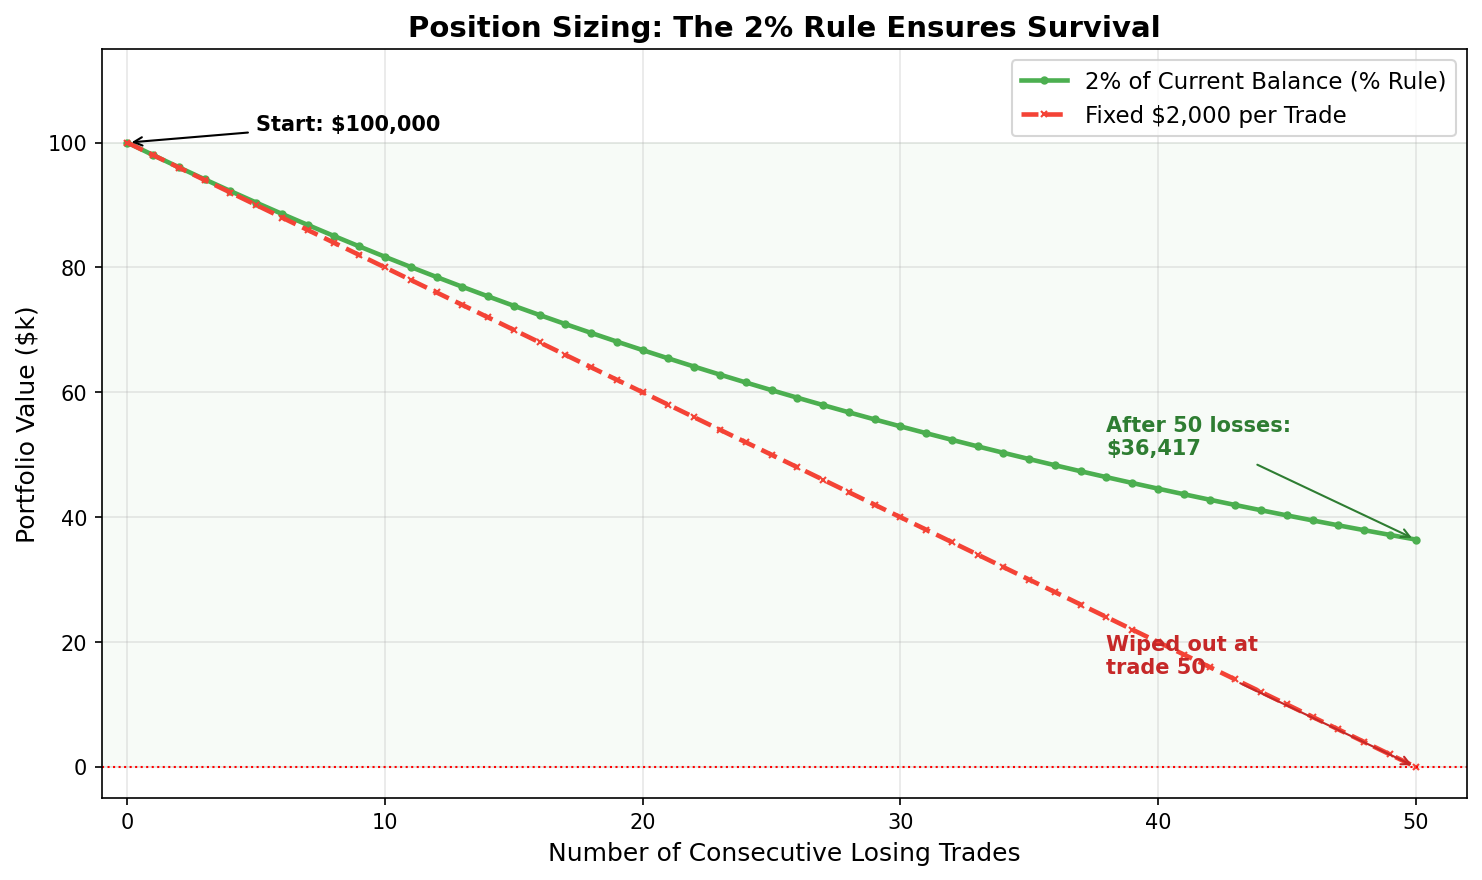

This chart was generated by the following Python code:
"""
Week 41 - Position Sizing: The 2% Rule
========================================
Demonstrates portfolio survival under the 2% risk-per-trade rule.
Starting with $100,000, each losing trade costs 2% of the *current*
balance. After 50 consecutive losses the portfolio still has ~$36k,
proving the rule's protective power.
Output: week41_position_sizing.png
"""

import matplotlib.pyplot as plt
import numpy as np
import os

# ---------------------------------------------------------------------------
# Simulation: 50 consecutive losing trades, risking 2% each time
# ---------------------------------------------------------------------------
initial_capital = 100_000
risk_per_trade = 0.02
num_trades = 50

balance = [initial_capital]
for i in range(num_trades):
    new_balance = balance[-1] * (1 - risk_per_trade)
    balance.append(new_balance)

trades = np.arange(0, num_trades + 1)
balance = np.array(balance)

# For comparison: fixed-dollar risk (2% of initial = $2,000 per trade)
fixed_risk = initial_capital * risk_per_trade  # $2,000
balance_fixed = initial_capital - trades * fixed_risk
balance_fixed = np.maximum(balance_fixed, 0)  # floor at zero

# ---------------------------------------------------------------------------
# Plot
# ---------------------------------------------------------------------------
fig, ax = plt.subplots(figsize=(10, 6))

# 2% of current balance (percentage-based)
ax.plot(trades, balance / 1000, marker="o", markersize=3, linewidth=2.2,
        color="#4CAF50", label="2% of Current Balance (% Rule)")

# Fixed $2,000 per trade (for contrast)
ax.plot(trades, balance_fixed / 1000, marker="x", markersize=3, linewidth=2.2,
        color="#F44336", linestyle="--", label="Fixed $2,000 per Trade")

# Annotate key points
ax.annotate(f"Start: $100,000", xy=(0, 100), xytext=(5, 102),
            fontsize=10, fontweight="bold",
            arrowprops=dict(arrowstyle="->", color="black"))
ax.annotate(f"After 50 losses:\n${balance[-1]:,.0f}", xy=(50, balance[-1]/1000),
            xytext=(38, 50), fontsize=10, fontweight="bold", color="#2E7D32",
            arrowprops=dict(arrowstyle="->", color="#2E7D32"))
ax.annotate(f"Wiped out at\ntrade {int(initial_capital / fixed_risk)}",
            xy=(50, 0), xytext=(38, 15), fontsize=10, fontweight="bold",
            color="#C62828",
            arrowprops=dict(arrowstyle="->", color="#C62828"))

# Formatting
ax.set_xlabel("Number of Consecutive Losing Trades", fontsize=12)
ax.set_ylabel("Portfolio Value ($k)", fontsize=12)
ax.set_title("Position Sizing: The 2% Rule Ensures Survival",
             fontsize=14, fontweight="bold")
ax.legend(fontsize=11, loc="upper right")
ax.grid(True, alpha=0.3)
ax.set_xlim(-1, 52)
ax.set_ylim(-5, 115)

# Survival zone shading
ax.axhspan(0, 100, alpha=0.03, color="green")
ax.axhline(y=0, color="red", linewidth=1, linestyle=":")

plt.tight_layout()

# Save output
output_path = os.path.join(os.path.dirname(__file__), "week41_position_sizing.png")
plt.savefig(output_path, dpi=150, bbox_inches="tight")
plt.close()
print(f"Saved: {output_path}")
